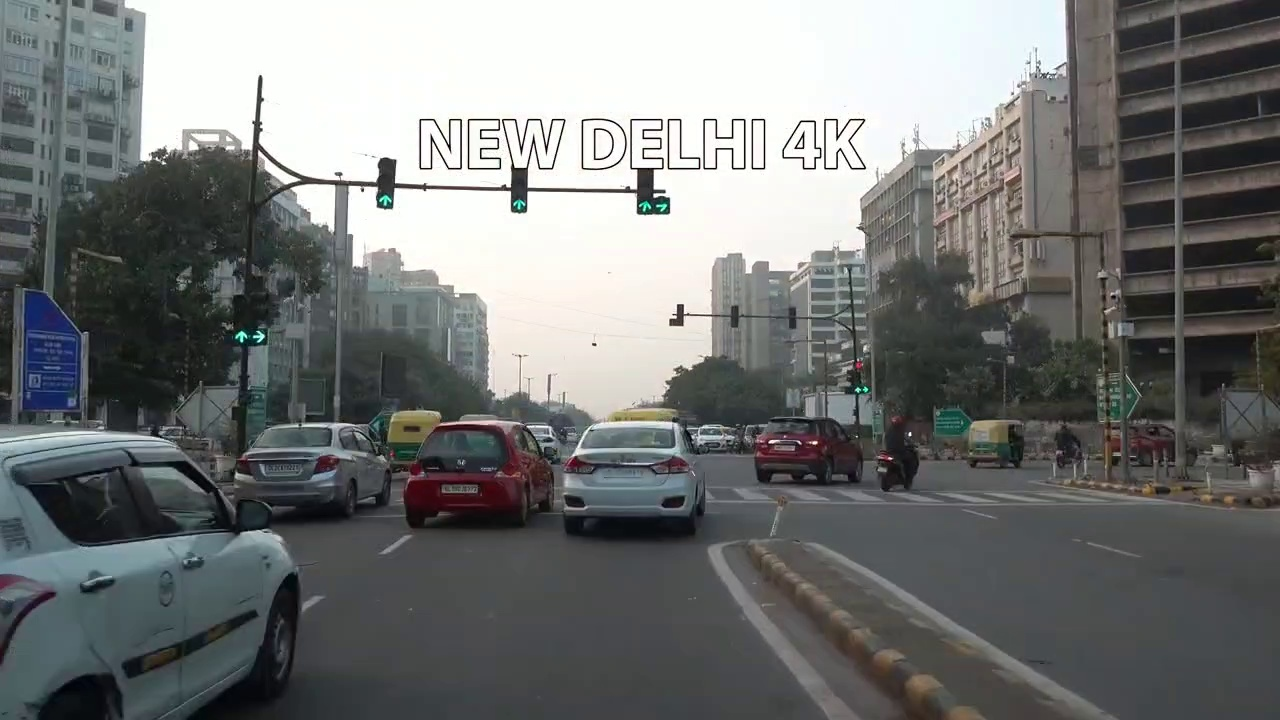
#> input picture source/street.jpg, 1280 x 720 px, given in place of test4.avi, which was not available
$ python Lane_Detector.py
#> lines starting #> are read from the running program, lines starting #| are printed output that depends on the picture; after the words box and inside, x2 and y2 are one past the last pixel; in counts of white or black regions, pixels touching at a corner belong together; pictures that were not available may be replaced by others from this repository, and a replacement may not be noted
import cv2
import numpy as np
from matplotlib import pyplot as plt

def prepocessing_img(frame):
    frame=cv2.putText(frame,'Oculus cAR',(30,30), font, 0.6,(255,0,255),2,cv2.LINE_AA)
    hls = cv2.cvtColor(frame, cv2.COLOR_BGR2HLS)
    _, sxbinary = cv2.threshold(hls[:, :, 1], 120, 255, cv2.THRESH_BINARY)

    # Canny Edge detection
    canny=cv2.Canny(sxbinary, threshold1=120, threshold2=255)
    sxbinary=cv2.bitwise_not(canny)

    _, s_binary = cv2.threshold(hls[:, :, 2], 80, 255, cv2.THRESH_BINARY)
    _, r_thresh = cv2.threshold(frame[:, :, 1], 80, 255, cv2.THRESH_BINARY)
    rs_binary = cv2.bitwise_and(s_binary, r_thresh)
    return rs_binary,sxbinary,frame

def prespective_transform(rs_binary):
    _to_bird_eye_matrix = cv2.getPerspectiveTransform(roi_points, desired_roi_points)
    _bird_eye_frame = cv2.warpPerspective(rs_binary, _to_bird_eye_matrix, (_width, _height))
    (thresh, binary_warped) = cv2.threshold(_bird_eye_frame, 127, 255, cv2.THRESH_BINARY)
    binary_copy = binary_warped.copy()
    warped_plot = cv2.polylines(binary_copy, np.int32([desired_roi_points]), True, (147, 20, 255), 3)

    histogram = np.sum(binary_warped[int(binary_warped.shape[0] / 2):, :], axis=0)
    return binary_warped,histogram

def curve_fitting(warped_frame,histogram,reSized_frame):
    mid_way = int(histogram.shape[0] / 2)
    left_way = np.argmax(histogram[:mid_way])
    right_way = np.argmax(histogram[mid_way:]) + mid_way

    # Find the x and y coordinates of all the nonzero (i.e. white) pixels in the frame.
    nonzero = warped_frame.nonzero()
    nonzeroy = np.array(nonzero[0])
    nonzerox = np.array(nonzero[1])

    # Store the pixel indices for the left and right lane lines
    left_lane_inds = []
    right_lane_inds = []

    leftx_current = left_way
    rightx_current = right_way
    frame_sliding_window = warped_frame.copy()

    # Sliding window parameters
    no_of_windows = 10
    margin = int((1 / 12) * _width)  # Window width is +/- margin
    minpix = int((1 / 24) * _width)  # Min no. of pixels to recenter window

    # Set the height of the sliding windows
    window_height = int(warped_frame.shape[0] / no_of_windows)

    for window in range(no_of_windows):
        # Identify window boundaries in x and y (and right and left)
        win_y_low = warped_frame.shape[0] - (window + 1) * window_height
        win_y_high = warped_frame.shape[0] - window * window_height

        win_xleft_low = leftx_current - margin
        win_xleft_high = leftx_current + margin
        win_xright_low = rightx_current - margin
        win_xright_high = rightx_current + margin

        cv2.rectangle(frame_sliding_window, (win_xleft_low, win_y_low), (
            win_xleft_high, win_y_high), (255, 255, 255), 2)
        cv2.rectangle(frame_sliding_window, (win_xright_low, win_y_low), (
            win_xright_high, win_y_high), (255, 255, 255), 2)

        # Identify the nonzero pixels in x and y within the window
        good_left_inds = ((nonzeroy >= win_y_low) & (nonzeroy < win_y_high) &
                          (nonzerox >= win_xleft_low) & (nonzerox < win_xleft_high)).nonzero()[0]
        good_right_inds = ((nonzeroy >= win_y_low) & (nonzeroy < win_y_high) &
                           (nonzerox >= win_xright_low) & (nonzerox < win_xright_high)).nonzero()[0]

        # Append these indices to the lists
        left_lane_inds.append(good_left_inds)
        right_lane_inds.append(good_right_inds)

        # If you found > minpix pixels, recenter next window on mean position
        if len(good_left_inds) > minpix:
            leftx_current = int(np.mean(nonzerox[good_left_inds]))
        if len(good_right_inds) > minpix:
            rightx_current = int(np.mean(nonzerox[good_right_inds]))

    # Concatenate the arrays of indices
    left_lane_inds = np.concatenate(left_lane_inds)
    right_lane_inds = np.concatenate(right_lane_inds)

    # Extract the pixel coordinates for the left and right lane lines
    leftx = nonzerox[left_lane_inds]
    lefty = nonzeroy[left_lane_inds]
    rightx = nonzerox[right_lane_inds]
    righty = nonzeroy[right_lane_inds]

    try:
        # Fit a second order polynomial curve to the pixel coordinates for the left and right lane lines
        left_fit = np.polyfit(lefty, leftx, 2)
        right_fit = np.polyfit(righty, rightx, 2)

        # Create the x and y values to plot on the image
        ploty = np.linspace(0, frame_sliding_window.shape[0] - 1, frame_sliding_window.shape[0])
        left_fitx = left_fit[0] * ploty ** 2 + left_fit[1] * ploty + left_fit[2]
        right_fitx = right_fit[0] * ploty ** 2 + right_fit[1] * ploty + right_fit[2]
    except Exception as e:
        print(f"Error in curve fitting: {e}")
    # Generate an image to visualize the result [BGR}
    out_img = np.dstack((frame_sliding_window, frame_sliding_window, frame_sliding_window)) * 255

    # Add color to the left line pixels and right line pixels
    out_img[nonzeroy[left_lane_inds], nonzerox[left_lane_inds]] = [255, 0, 0]
    out_img[nonzeroy[right_lane_inds], nonzerox[right_lane_inds]] = [0, 0, 255]

    # Generate an image to draw the lane lines on
    warp_zero = np.zeros_like(warped_frame).astype(np.uint8)
    color_warp = np.dstack((warp_zero, warp_zero, warp_zero))
    try:
        pts_left = np.array([np.transpose(np.vstack([
            left_fitx, ploty]))])
        pts_right = np.array([np.flipud(np.transpose(np.vstack([
            right_fitx, ploty])))])
        pts = np.hstack((pts_left, pts_right))
        cv2.polylines(color_warp, np.int_([pts]),False, (255, 0, 255 ))
    except Exception as e:
        print(f"Exception was due to polyfilt  reflected here: {e}")

    _to_car_eye_matrix = cv2.getPerspectiveTransform(desired_roi_points, roi_points)
    _car_eye_frame = cv2.warpPerspective(color_warp, _to_car_eye_matrix, (_width, _height))
    # blended = cv2.addWeighted(frame, 0.5, _car_eye_frame, 1, 0)

    # frame_copy = frame.copy()
    # h,w=_car_eye_frame.shape[:2]

    blended = cv2.addWeighted(reSized_frame,1, _car_eye_frame,1,0)
    return blended

def plotter(input,output):
    # Plotting
    figure, (ax1, ax2) = plt.subplots(1,2)
    ax1.imshow(input)
    ax1.set_title("Frame")
    ax2.imshow(output)
    ax2.set_title("car_Eye")
    plt.show()

def video_Lane_detector(filePath:str):
#> called with filePath = 'test4.avi'
    outVid_name = f"{filePath}.avi"
    cap = cv2.VideoCapture(filePath)
    cod = cv2.VideoWriter_fourcc(*'XVID')
    out = cv2.VideoWriter(outVid_name, cod, 20.0, (360, 360))
    while (cap.isOpened()):
        _, frame = cap.read()
#> frame is the input picture: shape (720, 1280, 3); mean B, G, R 118, 118.7, 116.7

        if frame is None:
            cap.release()
            cv2.destroyAllWindows()
            print("Frame ended!!!")
            break

        frame = cv2.resize(frame, size)
#> frame: shape (350, 350, 3)
        preprocessed_image, preprocessed_image1,resized_frame = prepocessing_img(frame)
#> in prepocessing_img, `frame=cv2.putText(frame,'Oculus cAR',(30,30), font, 0.6,(255,0,255),2,..`:
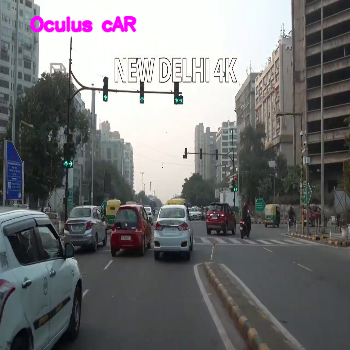
#> frame: shape (350, 350, 3); mean B, G, R 118.2, 117.1, 116.9
#> in prepocessing_img, `hls = cv2.cvtColor(frame, cv2.COLOR_BGR2HLS)`: hls: shape (350, 350, 3); mean of channels 0, 1, 2 69.2, 117, 58.1
#> in prepocessing_img, `_, sxbinary = cv2.threshold(hls[:, :, 1], 120, 255, cv2.THRESH_BINARY)`:
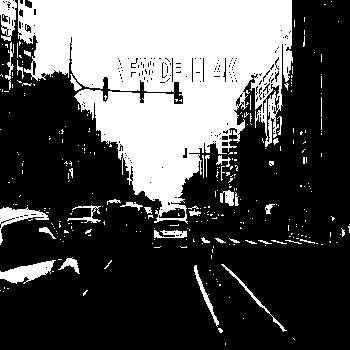
#> sxbinary: shape (350, 350); 32% white; 309 white regions (271 under 20 px), largest, box (x1, y1, x2, y2) and area: (18, 0, 293, 224) 34422, (0, 260, 56, 284) 681, (0, 207, 49, 245) 533
#> in prepocessing_img, `canny=cv2.Canny(sxbinary, threshold1=120, threshold2=255)`:
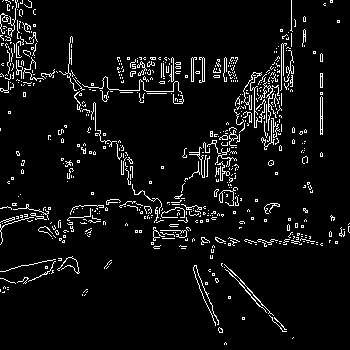
#> canny: shape (350, 350); 5.8% white in thin lines or dots
#> in prepocessing_img, `sxbinary=cv2.bitwise_not(canny)`: sxbinary: shape (350, 350); 94.2% white; black in thin lines or dots
#> in prepocessing_img, `_, s_binary = cv2.threshold(hls[:, :, 2], 80, 255, cv2.THRESH_BINARY)`: s_binary: shape (350, 350); 21.8% white; 181 white regions (151 under 20 px), largest, box (x1, y1, x2, y2) and area: (30, 0, 291, 181) 23432, (6, 142, 22, 199) 706, (111, 225, 149, 252) 494
#> in prepocessing_img, `_, r_thresh = cv2.threshold(frame[:, :, 1], 80, 255, cv2.THRESH_BINARY)`:
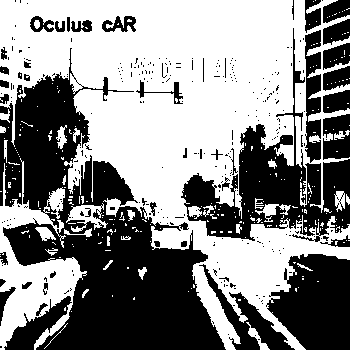
#> r_thresh: shape (350, 350); 54.1% white; 314 black regions (268 under 20 px), largest, box (x1, y1, x2, y2) and area: (0, 48, 226, 350) 28611, (181, 28, 350, 242) 9930, (266, 254, 350, 350) 6025
#> in prepocessing_img, `rs_binary = cv2.bitwise_and(s_binary, r_thresh)`:
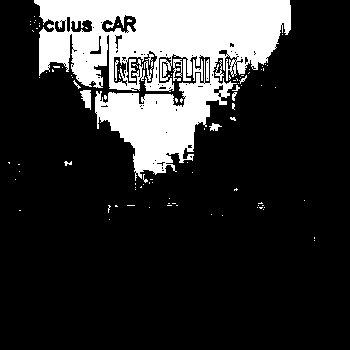
#> rs_binary: shape (350, 350); 19.4% white; 104 white regions (88 under 20 px), largest, box (x1, y1, x2, y2) and area: (34, 0, 291, 181) 22530, (80, 90, 91, 110) 145, (173, 59, 182, 81) 117
        warped_frame, hist = prespective_transform(preprocessed_image)
#> in prespective_transform, `_bird_eye_frame = cv2.warpPerspective(rs_binary, _to_bird_eye_matrix, ..`: _bird_eye_frame: shape (350, 350); every value is 0
#> in prespective_transform, `warped_plot = cv2.polylines(binary_copy, np.int32([desired_roi_points]..`:
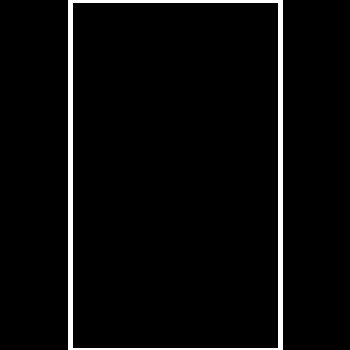
#> warped_plot: shape (350, 350); values 0 (black) and 147 (white), 3.7% white; 1 white region, box (x1, y1, x2, y2) and area: (68, 0, 283, 350) 4525
#> in prespective_transform, `histogram = np.sum(binary_warped[int(binary_warped.shape[0] / 2):, :],..`: histogram = 350 values from 0 to 0
#> hist = 350 values from 0 to 0
        img = curve_fitting(warped_frame, hist,resized_frame)
#> in curve_fitting, `left_way = np.argmax(histogram[:mid_way])`: left_way = 0
#> in curve_fitting, `right_way = np.argmax(histogram[mid_way:]) + mid_way`: right_way = 175
#> in curve_fitting, `nonzero = warped_frame.nonzero()`: nonzero = (empty array, empty array)
#> in curve_fitting, `nonzeroy = np.array(nonzero[0])`: nonzeroy = empty array
#> in curve_fitting, `leftx_current = left_way`: leftx_current = 0
#> in curve_fitting, `rightx_current = right_way`: rightx_current = 175
#> after the loop in curve_fitting, `for window in range(no_of_windows):`:
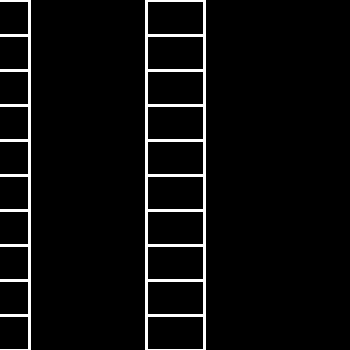
#> frame_sliding_window: shape (350, 350); 4.6% white; 2 white regions, box (x1, y1, x2, y2) and area: (145, 0, 206, 350) 3750, (0, 0, 31, 350) 1890
#> after the loop in curve_fitting, `for window in range(no_of_windows):`: left_lane_inds = [empty array, empty array, empty array, empty array, empty array, empty array, empty array, empty array, empty array, empty array]; right_lane_inds has the same summary as left_lane_inds
#> in curve_fitting, `left_lane_inds = np.concatenate(left_lane_inds)`: left_lane_inds = empty array
#> in curve_fitting, `_car_eye_frame = cv2.warpPerspective(color_warp, _to_car_eye_matrix, (..`: _car_eye_frame: shape (350, 350, 3); every value is 0
        out.write(img)
        cv2.imshow("result", img)
        if cv2.waitKey(1) & 0xFF == ord('q'):
#> (key q is pressed here)
            break
    cap.release()
    out.release()
    cv2.destroyAllWindows()

def image_Lane_detector(filename):
    frame1 = cv2.imread(filename)
    frame1 = cv2.resize(frame1, size)
    preprocessed_image,preprocessed_image1,r=prepocessing_img(frame1)
    warped_frame,hist= prespective_transform(preprocessed_image)
    img=curve_fitting(warped_frame,hist,frame1)
    plotter(frame1,img)


if __name__ == '__main__':
    size = (350,350)
    _height, _width = size
    font = cv2.FONT_HERSHEY_SIMPLEX

    padding = int(0.2 * _width)  # padding from side of the image in pixels
    desired_roi_points = np.float32([
        [padding, 0],  # Top-left corner
        [padding, _height],  # Bottom-left corner
        [_width - padding, _height],  # Bottom-right corner
        [_width - padding, 0]  # Top-right corner
    ])

    roi_points = np.float32([
        (160, 230),  # Top-left corner
        (30, 350),  # Bottom-left corner
        (320, 350),  # Bottom-right corner
        (240, 230)  # Top-right corner
    ])

    # [12 lines of commented-out code are left out]
    video_Lane_detector("test4.avi")

    # [6 lines of commented-out code are left out]
